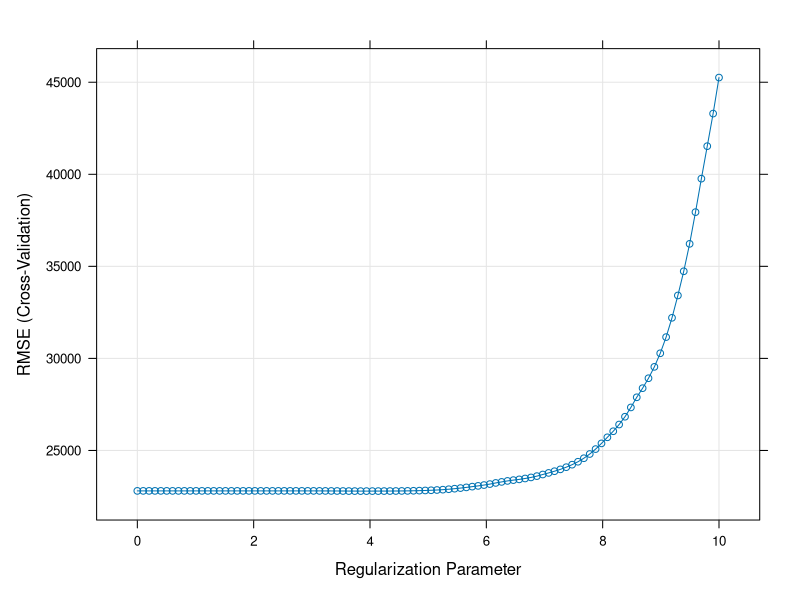
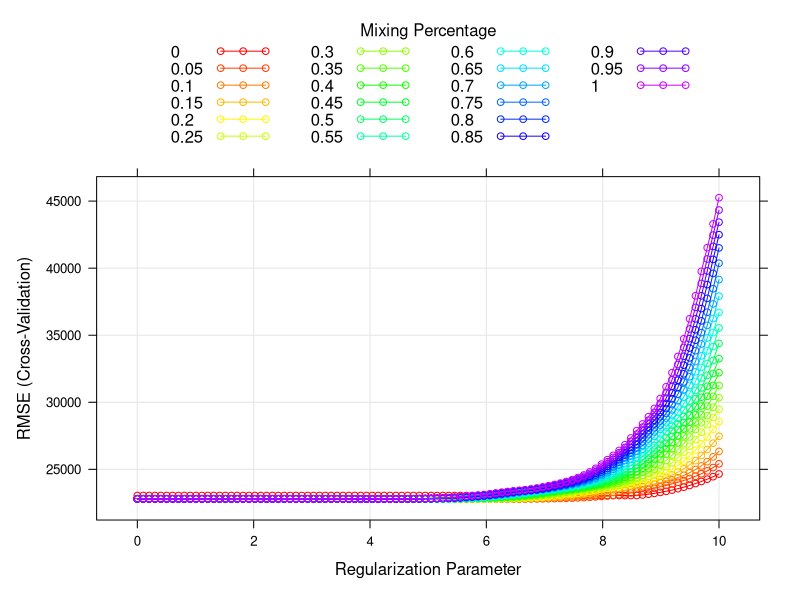
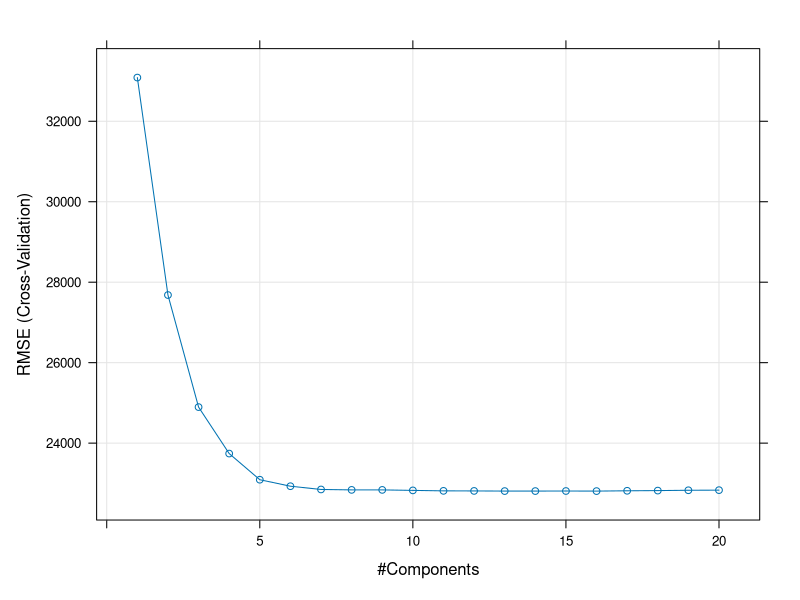
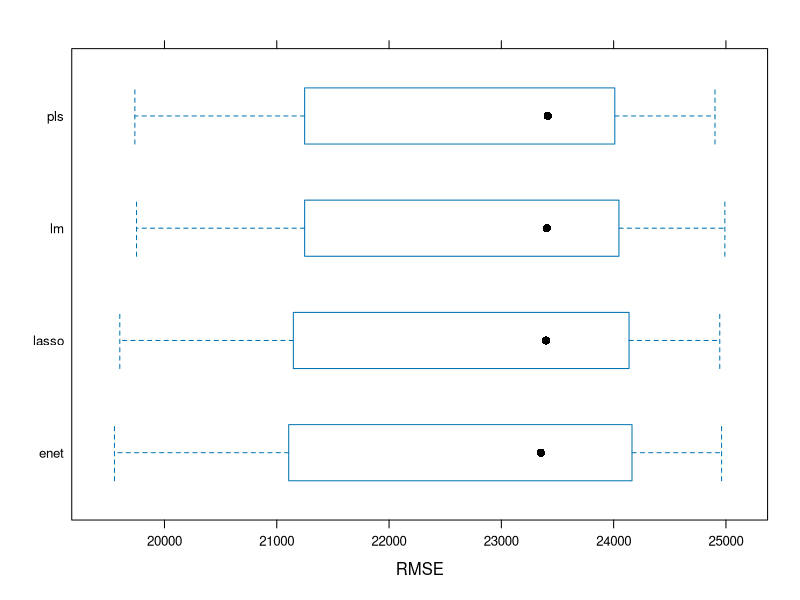
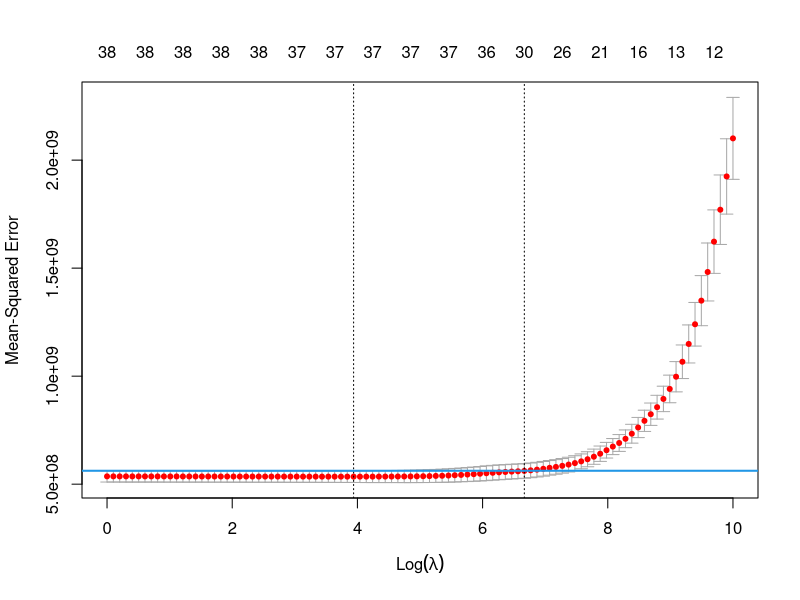
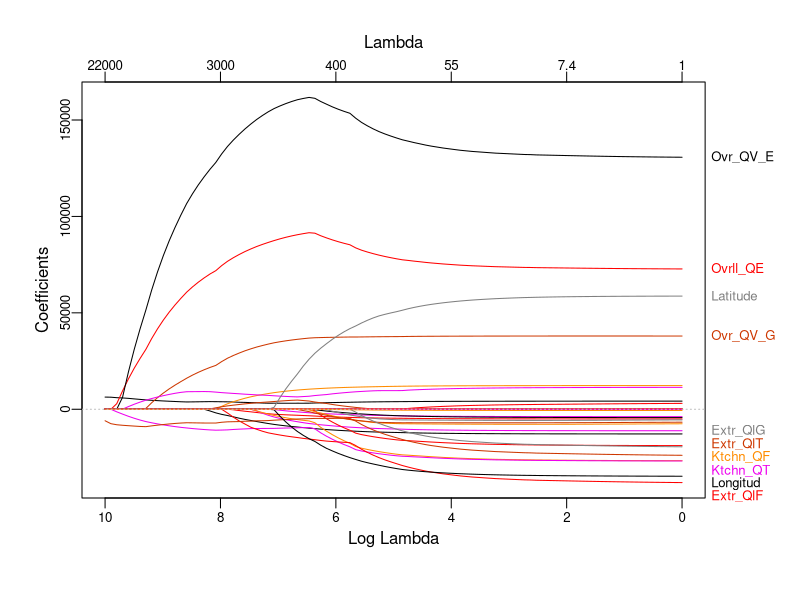

Reproduce these figures in R, in order.
## ---- chunk 1
knitr::opts_chunk$set(echo = TRUE, warning = FALSE, message = FALSE)
## ---- chunk 2
library(glmnet)
library(caret)
library(pls)
library(plotmo)
library(corrplot)
library(tidyverse)
## ---- chunk 3
train <- read.csv("housing_training.csv")
test  <- read.csv("housing_test.csv")

fac_vars <- c("Overall_Qual", "Kitchen_Qual", "Fireplace_Qu", "Exter_Qual")
train[fac_vars] <- lapply(train[fac_vars], as.factor)
test[fac_vars]  <- lapply(test[fac_vars],  as.factor)

y      <- train$Sale_Price
y.test <- test$Sale_Price

x      <- model.matrix(Sale_Price ~ ., train)[, -1]
x.test <- model.matrix(Sale_Price ~ ., test)[, -1]
## ---- chunk 4
ctrl1 <- trainControl(method = "cv", number = 10)

set.seed(2)
lasso.fit <- train(Sale_Price ~ .,
                   data      = train,
                   method    = "glmnet",
                   tuneGrid  = expand.grid(alpha  = 1,
                                           lambda = exp(seq(10, 0, length = 100))),
                   trControl = ctrl1)

plot(lasso.fit, xTrans = log)
lasso.fit$bestTune
## ---- chunk 5
coef(lasso.fit$finalModel, lasso.fit$bestTune$lambda)
## ---- chunk 6
# Test error
lasso.pred <- predict(lasso.fit, newdata = test)
mse.lasso  <- mean((lasso.pred - y.test)^2)
mse.lasso
## ---- chunk 7
# 1SE rule
lasso.res        <- lasso.fit$results
threshold        <- min(lasso.res$RMSE) +
                    lasso.res$RMSESD[which.min(lasso.res$RMSE)] / sqrt(10)
lambda.1se.caret <- max(lasso.res$lambda[lasso.res$RMSE <= threshold])

coef.1se <- coef(lasso.fit$finalModel, s = lambda.1se.caret)
n.pred   <- sum(coef.1se != 0) - 1
cat("lambda (1SE):", round(lambda.1se.caret, 4), "\n")
cat("Number of predictors (1SE):", n.pred, "\n")
## ---- chunk 8
set.seed(2)
enet.fit <- train(Sale_Price ~ .,
                  data      = train,
                  method    = "glmnet",
                  tuneGrid  = expand.grid(alpha  = seq(0, 1, length = 21),
                                          lambda = exp(seq(10, 0, length = 100))),
                  trControl = ctrl1)

enet.fit$bestTune

myCol <- rainbow(25)
myPar <- list(superpose.symbol = list(col = myCol),
              superpose.line   = list(col = myCol))
plot(enet.fit, par.settings = myPar, xTrans = log)
## ---- chunk 9
coef(enet.fit$finalModel, enet.fit$bestTune$lambda)
## ---- chunk 10
enet.pred <- predict(enet.fit, newdata = test)
mse.enet  <- mean((enet.pred - y.test)^2)
mse.enet
## ---- chunk 11
set.seed(2)
pls.fit <- train(Sale_Price ~ .,
                 data       = train,
                 method     = "pls",
                 tuneGrid   = data.frame(ncomp = 1:20),
                 trControl  = ctrl1,
                 preProcess = c("center", "scale"))

plot(pls.fit)
pls.fit$bestTune
## ---- chunk 12
pls.pred <- predict(pls.fit, newdata = test)
mse.pls  <- mean((pls.pred - y.test)^2)
mse.pls
## ---- chunk 13
set.seed(2)
lm.fit <- train(Sale_Price ~ .,
                data      = train,
                method    = "lm",
                trControl = ctrl1)

resamp <- resamples(list(lasso = lasso.fit,
                         enet  = enet.fit,
                         pls   = pls.fit,
                         lm    = lm.fit))
summary(resamp)
bwplot(resamp, metric = "RMSE")
## ---- chunk 14
data.frame(
  Model    = c("Lasso", "Elastic Net", "PLS"),
  Test_MSE = round(c(mse.lasso, mse.enet, mse.pls), 2)
) |> knitr::kable()
## ---- chunk 15
set.seed(2)
cv.lasso <- cv.glmnet(x, y,
                      alpha  = 1,
                      lambda = exp(seq(10, 0, length = 100)))

plot(cv.lasso)
abline(h = (cv.lasso$cvm + cv.lasso$cvsd)[which.min(cv.lasso$cvm)],
       col = 4, lwd = 2)

cv.lasso$lambda.min
cv.lasso$lambda.1se
## ---- chunk 16
plot_glmnet(cv.lasso$glmnet.fit)
## ---- chunk 17
predict(cv.lasso, s = "lambda.min", type = "coefficients")
## ---- chunk 18
pred.glmnet <- as.numeric(predict(cv.lasso, newx = x.test, s = "lambda.min"))
mse.glmnet  <- mean((pred.glmnet - y.test)^2)

data.frame(
  Package  = c("caret", "glmnet"),
  Lambda   = round(c(lasso.fit$bestTune$lambda, cv.lasso$lambda.min), 4),
  Test_MSE = round(c(mse.lasso, mse.glmnet), 2)
) |> knitr::kable()
